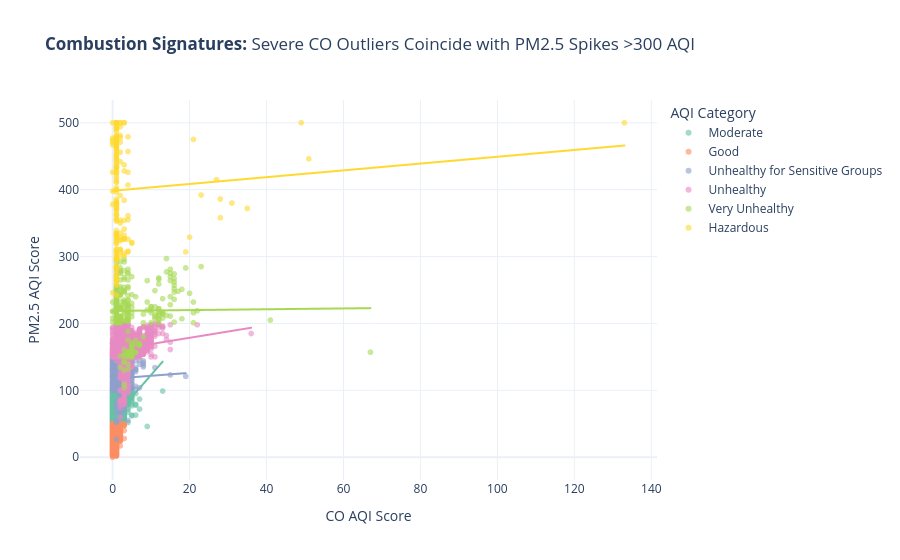

Notebook cell for this chart:
### Code cell
# ==============================================================================
# CELL 6: Question 5
# Q5: Does Carbon Monoxide (CO) elevate in parallel with PM2.5 in high pollution cities?
# ==============================================================================
fig5 = px.scatter(
    df,
    x='CO AQI Value',
    y='PM2.5 AQI Value',
    color='AQI Category',
    trendline='ols',
    title="<b>Combustion Signatures:</b> Severe CO Outliers Coincide with PM2.5 Spikes >300 AQI",
    labels={'CO AQI Value': 'CO AQI Score', 'PM2.5 AQI Value': 'PM2.5 AQI Score'},
    color_discrete_sequence=px.colors.qualitative.Set2,
    template='plotly_white',
    opacity=0.6
)
fig5.show()

### Figure 1 — Plotly figure (JSON) as saved in the notebook; plotly's stock layout.template omitted (floating-point values rounded to 4 significant figures; data arrays with more than 128 entries replaced by an {"elided": "..."} marker saying what was removed)
{"data": [{"hovertemplate": "AQI Category=Moderate<br>CO AQI Score=%{x}<br>PM2.5 AQI Score=%{y}<extra></extra>", "legendgroup": "Moderate", "marker": {"color": "rgb(102,194,165)", "opacity": 0.6, "symbol": "circle"}, "mode": "markers", "name": "Moderate", "showlegend": true, "type": "scattergl", "x": {"elided": "9088 int values"}, "xaxis": "x", "y": {"elided": "9088 int values"}, "yaxis": "y"}, {"hovertemplate": "<b>OLS trendline</b><br>PM2.5 AQI Value = 6.61361 * CO AQI Value + 56.8969<br>R<sup>2</sup>=0.118976<br><br>AQI Category=Moderate<br>CO AQI Score=%{x}<br>PM2.5 AQI Score=%{y} <b>(trend)</b><extra></extra>", "legendgroup": "Moderate", "marker": {"color": "rgb(102,194,165)", "symbol": "circle"}, "mode": "lines", "name": "Moderate", "showlegend": false, "type": "scattergl", "x": {"elided": "9088 int values"}, "xaxis": "x", "y": {"elided": "9088 float values"}, "yaxis": "y"}, {"hovertemplate": "AQI Category=Good<br>CO AQI Score=%{x}<br>PM2.5 AQI Score=%{y}<extra></extra>", "legendgroup": "Good", "marker": {"color": "rgb(252,141,98)", "opacity": 0.6, "symbol": "circle"}, "mode": "markers", "name": "Good", "showlegend": true, "type": "scattergl", "x": {"elided": "9688 int values"}, "xaxis": "x", "y": {"elided": "9688 int values"}, "yaxis": "y"}, {"hovertemplate": "<b>OLS trendline</b><br>PM2.5 AQI Value = 7.41107 * CO AQI Value + 25.9368<br>R<sup>2</sup>=0.088327<br><br>AQI Category=Good<br>CO AQI Score=%{x}<br>PM2.5 AQI Score=%{y} <b>(trend)</b><extra></extra>", "legendgroup": "Good", "marker": {"color": "rgb(252,141,98)", "symbol": "circle"}, "mode": "lines", "name": "Good", "showlegend": false, "type": "scattergl", "x": {"elided": "9688 int values"}, "xaxis": "x", "y": {"elided": "9688 float values"}, "yaxis": "y"}, {"hovertemplate": "AQI Category=Unhealthy for Sensitive Groups<br>CO AQI Score=%{x}<br>PM2.5 AQI Score=%{y}<extra></extra>", "legendgroup": "Unhealthy for Sensitive Groups", "marker": {"color": "rgb(141,160,203)", "opacity": 0.6, "symbol": "circle"}, "mode": "markers", "name": "Unhealthy for Sensitive Groups", "showlegend": true, "type": "scattergl", "x": {"elided": "1568 int values"}, "xaxis": "x", "y": {"elided": "1568 int values"}, "yaxis": "y"}, {"hovertemplate": "<b>OLS trendline</b><br>PM2.5 AQI Value = 0.43843 * CO AQI Value + 117.384<br>R<sup>2</sup>=0.001395<br><br>AQI Category=Unhealthy for Sensitive Groups<br>CO AQI Score=%{x}<br>PM2.5 AQI Score=%{y} <b>(trend)</b><extra></extra>", "legendgroup": "Unhealthy for Sensitive Groups", "marker": {"color": "rgb(141,160,203)", "symbol": "circle"}, "mode": "lines", "name": "Unhealthy for Sensitive Groups", "showlegend": false, "type": "scattergl", "x": {"elided": "1568 int values"}, "xaxis": "x", "y": {"elided": "1568 float values"}, "yaxis": "y"}, {"hovertemplate": "AQI Category=Unhealthy<br>CO AQI Score=%{x}<br>PM2.5 AQI Score=%{y}<extra></extra>", "legendgroup": "Unhealthy", "marker": {"color": "rgb(231,138,195)", "opacity": 0.6, "symbol": "circle"}, "mode": "markers", "name": "Unhealthy", "showlegend": true, "type": "scattergl", "x": {"elided": "2215 int values"}, "xaxis": "x", "y": {"elided": "2215 int values"}, "yaxis": "y"}, {"hovertemplate": "<b>OLS trendline</b><br>PM2.5 AQI Value = 0.937621 * CO AQI Value + 159.809<br>R<sup>2</sup>=0.016766<br><br>AQI Category=Unhealthy<br>CO AQI Score=%{x}<br>PM2.5 AQI Score=%{y} <b>(trend)</b><extra></extra>", "legendgroup": "Unhealthy", "marker": {"color": "rgb(231,138,195)", "symbol": "circle"}, "mode": "lines", "name": "Unhealthy", "showlegend": false, "type": "scattergl", "x": {"elided": "2215 int values"}, "xaxis": "x", "y": {"elided": "2215 float values"}, "yaxis": "y"}, {"hovertemplate": "AQI Category=Very Unhealthy<br>CO AQI Score=%{x}<br>PM2.5 AQI Score=%{y}<extra></extra>", "legendgroup": "Very Unhealthy", "marker": {"color": "rgb(166,216,84)", "opacity": 0.6, "symbol": "circle"}, "mode": "markers", "name": "Very Unhealthy", "showlegend": true, "type": "scattergl", "x": {"elided": "286 int values"}, "xaxis": "x", "y": {"elided": "286 int values"}, "yaxis": "y"}, {"hovertemplate": "<b>OLS trendline</b><br>PM2.5 AQI Value = 0.0611966 * CO AQI Value + 218.753<br>R<sup>2</sup>=0.000113<br><br>AQI Category=Very Unhealthy<br>CO AQI Score=%{x}<br>PM2.5 AQI Score=%{y} <b>(trend)</b><extra></extra>", "legendgroup": "Very Unhealthy", "marker": {"color": "rgb(166,216,84)", "symbol": "circle"}, "mode": "lines", "name": "Very Unhealthy", "showlegend": false, "type": "scattergl", "x": {"elided": "286 int values"}, "xaxis": "x", "y": {"elided": "286 float values"}, "yaxis": "y"}, {"hovertemplate": "AQI Category=Hazardous<br>CO AQI Score=%{x}<br>PM2.5 AQI Score=%{y}<extra></extra>", "legendgroup": "Hazardous", "marker": {"color": "rgb(255,217,47)", "opacity": 0.6, "symbol": "circle"}, "mode": "markers", "name": "Hazardous", "showlegend": true, "type": "scattergl", "x": {"elided": "191 int values"}, "xaxis": "x", "y": {"elided": "191 int values"}, "yaxis": "y"}, {"hovertemplate": "<b>OLS trendline</b><br>PM2.5 AQI Value = 0.508705 * CO AQI Value + 398.3<br>R<sup>2</sup>=0.006041<br><br>AQI Category=Hazardous<br>CO AQI Score=%{x}<br>PM2.5 AQI Score=%{y} <b>(trend)</b><extra></extra>", "legendgroup": "Hazardous", "marker": {"color": "rgb(255,217,47)", "symbol": "circle"}, "mode": "lines", "name": "Hazardous", "showlegend": false, "type": "scattergl", "x": {"elided": "191 int values"}, "xaxis": "x", "y": {"elided": "191 float values"}, "yaxis": "y"}], "layout": {"legend": {"title": {"text": "AQI Category"}, "tracegroupgap": 0}, "title": {"text": "<b>Combustion Signatures:</b> Severe CO Outliers Coincide with PM2.5 Spikes >300 AQI"}, "xaxis": {"anchor": "y", "domain": [0, 1], "title": {"text": "CO AQI Score"}}, "yaxis": {"anchor": "x", "domain": [0, 1], "title": {"text": "PM2.5 AQI Score"}}}}
